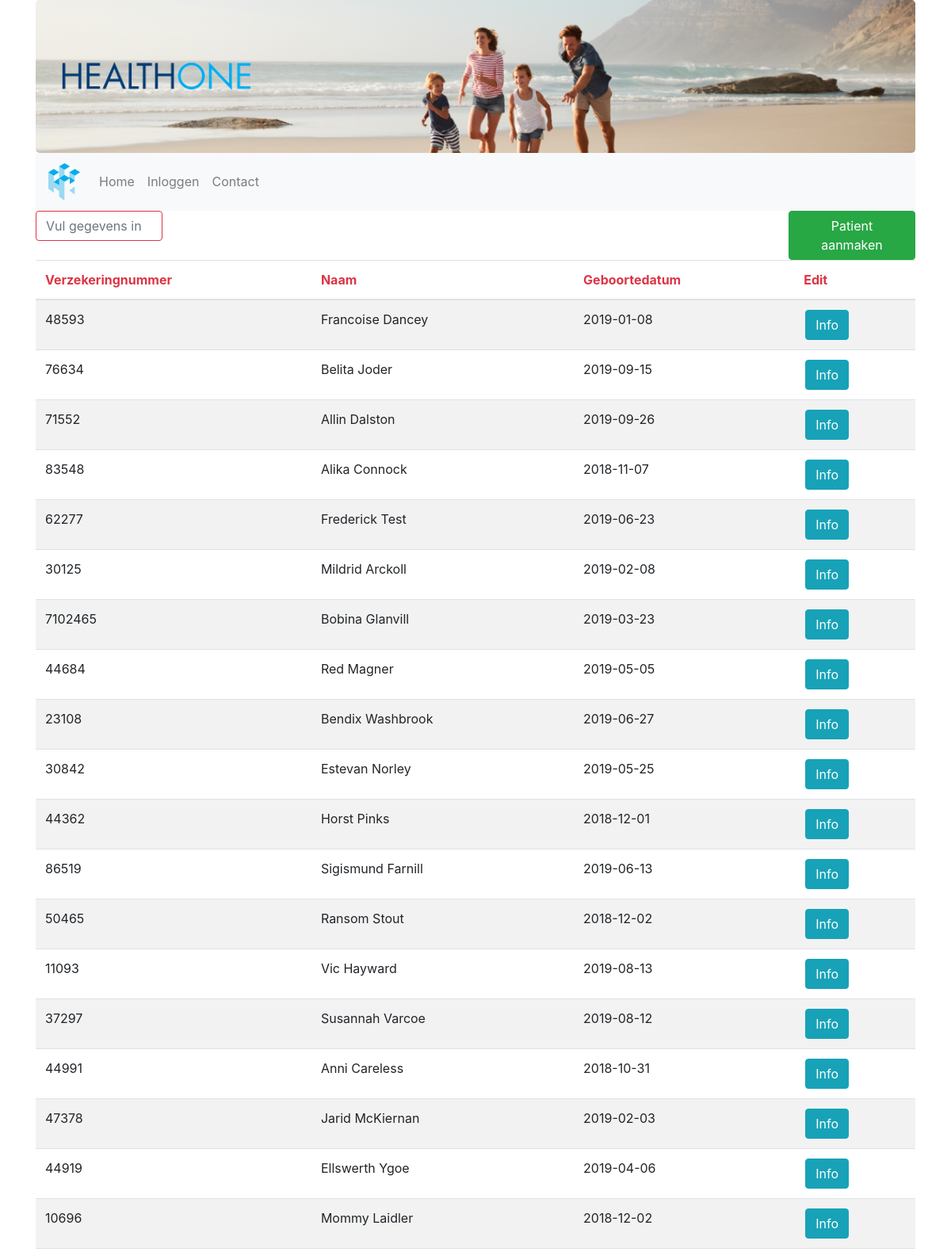
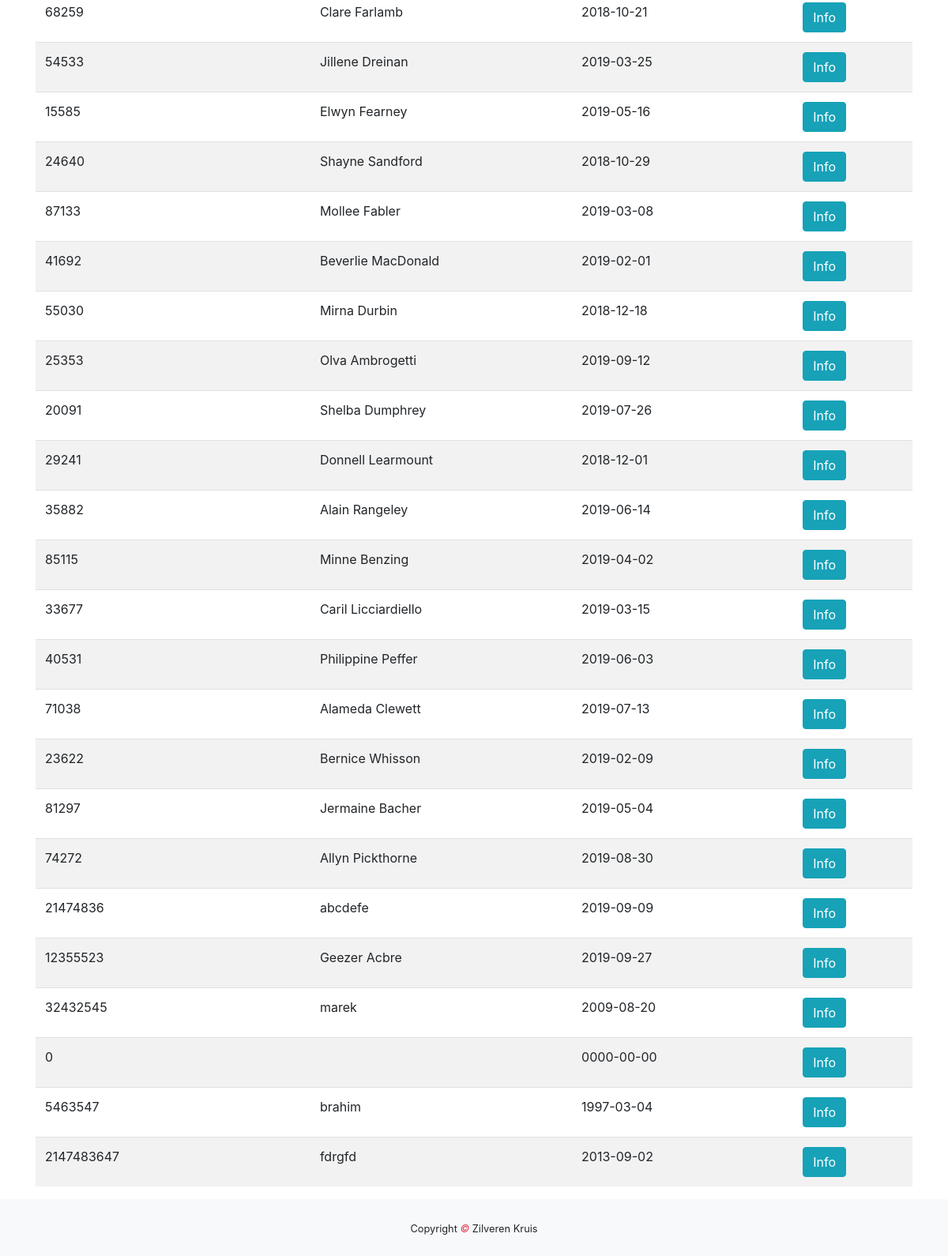
/zorgverzekeraar/patienten/patienten.php, run on the app's committed database (2 pictures, top to bottom).
### tables this page shows
CREATE TABLE `patient` (
  `patient_id` int(255) NOT NULL,
  `naam` varchar(255) NOT NULL,
  `email` varchar(255) NOT NULL,
  `telefoon` varchar(255) NOT NULL,
  `geboortedatum` date NOT NULL,
  `adres` varchar(255) NOT NULL,
  `verzekeringnummer` int(255) NOT NULL,
  `arts_id` int(11) NOT NULL
);

### zorgverzekeraar/patienten/patienten.php (the view, shortened to what this page needs)
<!DOCTYPE html>
<html lang="en">
    <head>
        <link rel="stylesheet" href="https://maxcdn.bootstrapcdn.com/bootstrap/4.3.1/css/bootstrap.min.css">
        <link rel="stylesheet" href="../../css/index.css">
    </head>
    <body>
        <div class="container">
            <div class="jumbotron text-center" ">
            <div class="row">
                <div class="col-sm-3">
                    <img class="d-none d-sm-block img-fluid" src="../../img/healthtwo_text_transparent.png" alt="Logo">
                </div>
            </div>
        </div>
        <nav class="navbar navbar-expand-sm bg-light navbar-light sticky-top">
            <a class="navbar-brand" href="..../index.php">
                <img class="navbrand" src="../../img/healthtwo_logo_transparent.png" alt="Logo">
            </a>
            <div class="collapse navbar-collapse" id="collapse_target">
                <ul class="navbar-nav">
                    <li class="nav-item">
                        <a class="nav-link" href="../../index.php">Home</a>
                    </li>
                    <li class="nav-item">
                        <a class="nav-link" href="#">Inloggen</a>
                    </li>
                    <li class="nav-item">
                        <a class="nav-link" href="../../contact.php">Contact</a>
                    </li>
                </ul>
            </div>
        </nav>
        <div class="row text-center">
            <div class="col-lg-2">
                <input  class="form-control form-control-underlined border-danger" id="myInput" type="text" placeholder="Vul gegevens in">
            </div>
            <div class="col-lg-8">
            </div>
            <div class="col-lg-2">
                <button type="button" class="btn btn-success">Patient aanmaken</button>
            </div>
        </div>
        <div class="table-responsive">
            <table class="table table-striped">
                <thead>
                <tr>
                    <th scope="col" class="text-danger">Verzekeringnummer</th>
                    <th scope="col" class="text-danger">Naam</th>
                    <th scope="col" class="text-danger">Geboortedatum</th>
                    <th scope="col" class="text-danger">Edit</th>
                </tr>
                </thead>
                <tbody id="myTable">
                <?php
                try {
                    $db = new PDO("mysql:host=localhost;dbname=healthone","root","");
                    $query = $db->prepare("SELECT * FROM patient");
                    $query->execute();
                    $result = $query->fetchAll(PDO::FETCH_ASSOC);
                    foreach ($result as &$data){
                        echo "<tr>";
                        echo "<td>".$data['verzekeringnummer']."</td>";
                        echo "<td>".$data["naam"] ."</td>";
                        echo "<td>" . $data['geboortedatum'] . "</td>";
                        echo "<td><a href='patient_info.php?id=".$data['patient_id']."'>"."<button type=\"button\" class=\"btn btn-info\">Info</button></a></td>";
                        echo "</tr>";
                    }
                }
                catch(PDOException $e){
                    die("OEPS iets is fout!".$e->getMessage());
                }
                ?>
                </tbody>
            </table>
        </div>
        </div>
        <footer class="py-4 bg-light text-dark-50 text-center">
            <small>Copyright <em class="text-danger"> &copy; </em>Zilveren Kruis</small>
        </footer>
    </body>
</html>

### css/index.css (style rules this page uses)
.jumbotron { margin-bottom: 0; background-image: url(../img/zilverenkruis_jumbotron.png); background-repeat: no-repeat; -webkit-background-size: cover; -o-background-size: cover; background-size: cover; }
.navbrand { width:40px; }
a { color: black; }
a button { margin-left: 2px; }

### data on the page
patient: verzekeringnummer "48593", naam "Francoise Dancey", geboortedatum "2019-01-08"
patient: verzekeringnummer "76634", naam "Belita Joder", geboortedatum "2019-09-15"
patient: verzekeringnummer "71552", naam "Allin Dalston", geboortedatum "2019-09-26"
patient: verzekeringnummer "83548", naam "Alika Connock", geboortedatum "2018-11-07"
patient: verzekeringnummer "62277", naam "Frederick Test", geboortedatum "2019-06-23"
patient: verzekeringnummer "30125", naam "Mildrid Arckoll", geboortedatum "2019-02-08"
patient: verzekeringnummer "7102465", naam "Bobina Glanvill", geboortedatum "2019-03-23"
patient: verzekeringnummer "44684", naam "Red Magner", geboortedatum "2019-05-05"
patient: verzekeringnummer "23108", naam "Bendix Washbrook", geboortedatum "2019-06-27"
patient: verzekeringnummer "30842", naam "Estevan Norley", geboortedatum "2019-05-25"
patient: verzekeringnummer "44362", naam "Horst Pinks", geboortedatum "2018-12-01"
patient: verzekeringnummer "86519", naam "Sigismund Farnill", geboortedatum "2019-06-13"
patient: verzekeringnummer "50465", naam "Ransom Stout", geboortedatum "2018-12-02"
patient: verzekeringnummer "11093", naam "Vic Hayward", geboortedatum "2019-08-13"
patient: verzekeringnummer "37297", naam "Susannah Varcoe", geboortedatum "2019-08-12"
patient: verzekeringnummer "44991", naam "Anni Careless", geboortedatum "2018-10-31"
patient: verzekeringnummer "47378", naam "Jarid McKiernan", geboortedatum "2019-02-03"
patient: verzekeringnummer "44919", naam "Ellswerth Ygoe", geboortedatum "2019-04-06"
patient: verzekeringnummer "10696", naam "Mommy Laidler", geboortedatum "2018-12-02"
patient: verzekeringnummer "68259", naam "Clare Farlamb", geboortedatum "2018-10-21"
patient: verzekeringnummer "54533", naam "Jillene Dreinan", geboortedatum "2019-03-25"
patient: verzekeringnummer "15585", naam "Elwyn Fearney", geboortedatum "2019-05-16"
patient: verzekeringnummer "24640", naam "Shayne Sandford", geboortedatum "2018-10-29"
patient: verzekeringnummer "87133", naam "Mollee Fabler", geboortedatum "2019-03-08"
patient: verzekeringnummer "41692", naam "Beverlie MacDonald", geboortedatum "2019-02-01"
patient: verzekeringnummer "55030", naam "Mirna Durbin", geboortedatum "2018-12-18"
patient: verzekeringnummer "25353", naam "Olva Ambrogetti", geboortedatum "2019-09-12"
patient: verzekeringnummer "20091", naam "Shelba Dumphrey", geboortedatum "2019-07-26"
patient: verzekeringnummer "29241", naam "Donnell Learmount", geboortedatum "2018-12-01"
patient: verzekeringnummer "35882", naam "Alain Rangeley", geboortedatum "2019-06-14"
patient: verzekeringnummer "85115", naam "Minne Benzing", geboortedatum "2019-04-02"
patient: verzekeringnummer "33677", naam "Caril Licciardiello", geboortedatum "2019-03-15"
patient: verzekeringnummer "40531", naam "Philippine Peffer", geboortedatum "2019-06-03"
patient: verzekeringnummer "71038", naam "Alameda Clewett", geboortedatum "2019-07-13"
patient: verzekeringnummer "23622", naam "Bernice Whisson", geboortedatum "2019-02-09"
patient: verzekeringnummer "81297", naam "Jermaine Bacher", geboortedatum "2019-05-04"
patient: verzekeringnummer "74272", naam "Allyn Pickthorne", geboortedatum "2019-08-30"
patient: verzekeringnummer "21474836", naam "abcdefe", geboortedatum "2019-09-09"
patient: verzekeringnummer "12355523", naam "Geezer Acbre", geboortedatum "2019-09-27"
patient: verzekeringnummer "32432545", naam "marek", geboortedatum "2009-08-20"
patient: verzekeringnummer "0", geboortedatum "0000-00-00"
patient: verzekeringnummer "5463547", naam "brahim", geboortedatum "1997-03-04"
patient: verzekeringnummer "2147483647", naam "fdrgfd", geboortedatum "2013-09-02"
